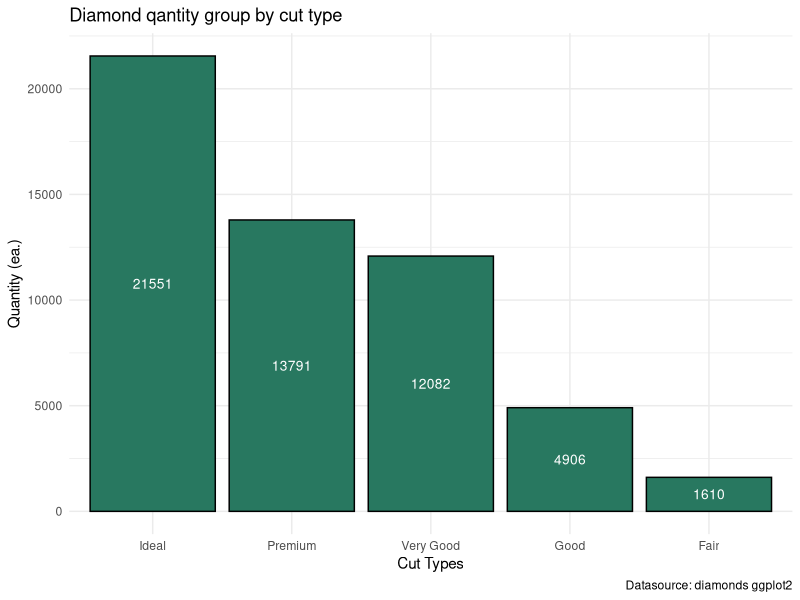
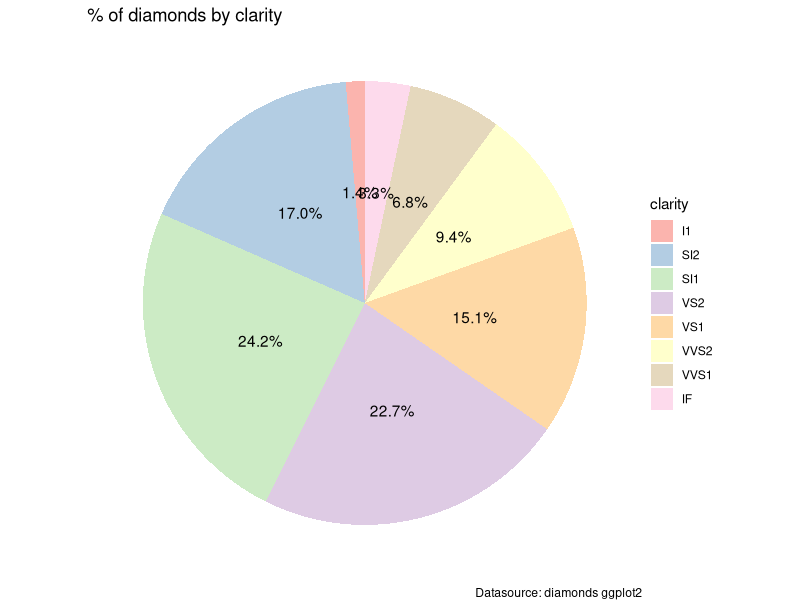
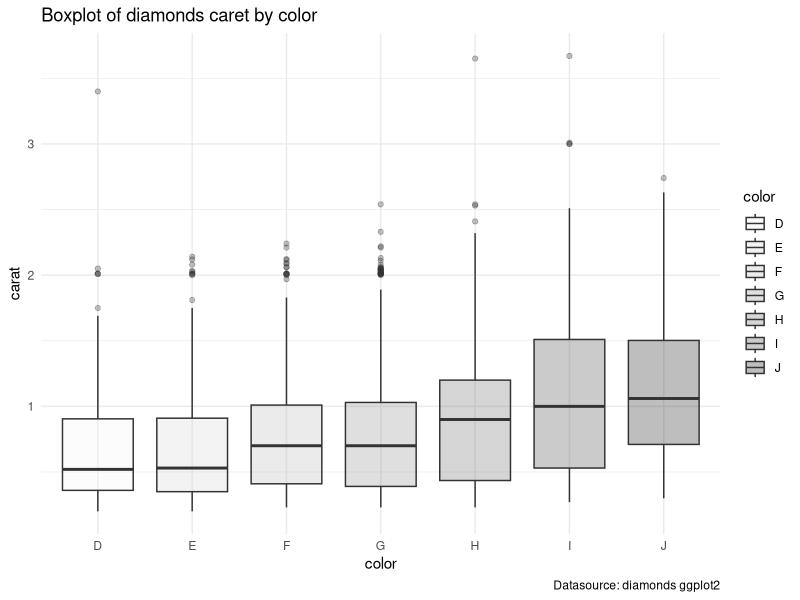
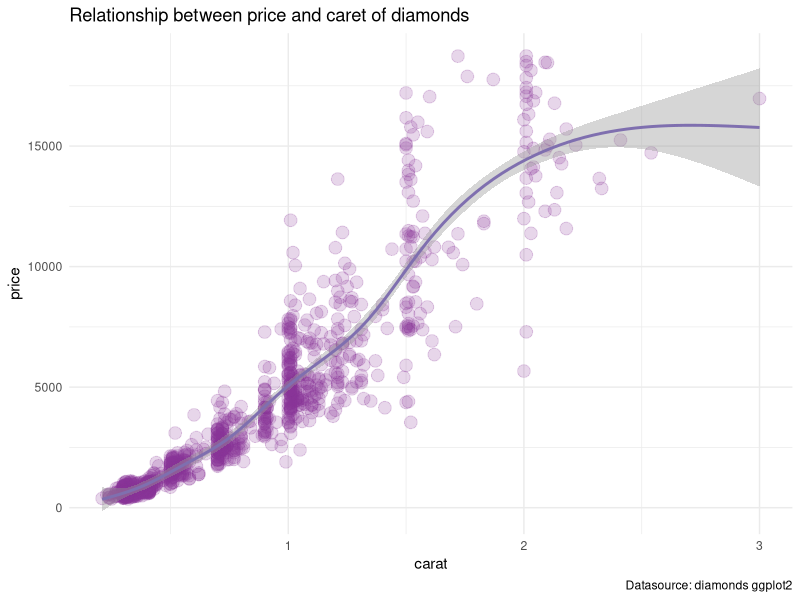
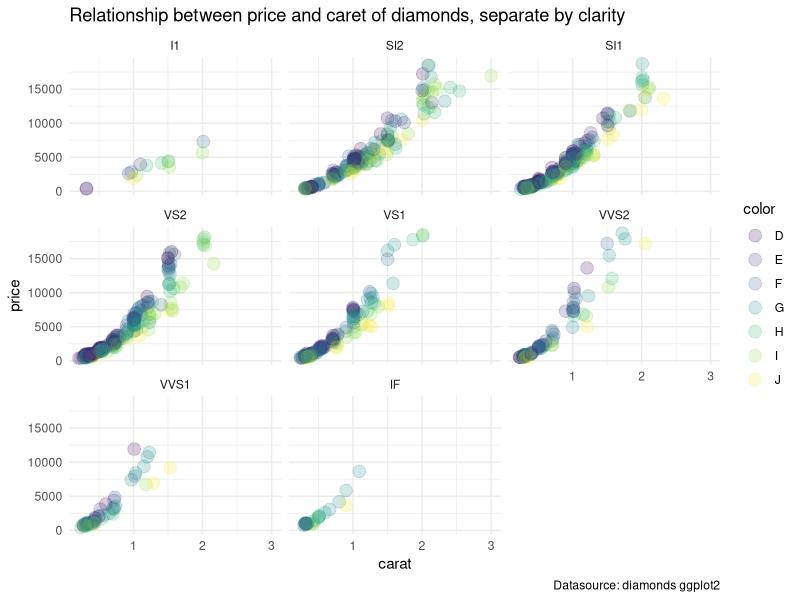

The R source for these figures, in order:
## ---- chunk 1
library (tidyverse)
library (ggplot2)
library (patchwork)
library (dplyr)
library (scales)
## ---- chunk 2
ggplot(diamonds, aes(x = fct_infreq(cut))) +
  geom_bar(stat = "count", fill = "#287860", col = "black") +
  stat_count(geom = "text", color ="white", size=3.5,
             aes(label = after_stat(count)), position=position_stack(vjust=0.5)) +
  theme_minimal() +
  labs (
    title = "Diamond qantity group by cut type",
    x = "Cut Types",
    y = "Quantity (ea.)",
    caption = "Datasource: diamonds ggplot2"
  )
## ---- chunk 3
t1 <- diamonds %>%
  group_by(clarity) %>%
  count() %>%
  ungroup() %>%
  mutate(perc = n/sum(n)) %>%
  arrange(perc) %>%
  mutate(labels = scales::percent(perc))

ggplot(t1, aes(x="", y=perc, fill=clarity)) +
  geom_col()+
  geom_text (aes (label=labels),
             position = position_stack(vjust=0.5))+
  coord_polar(theta = "y")+
  theme_void()+
  scale_fill_brewer(type="qual", palette = 4) +
  labs (
    title = "% of diamonds by clarity",
    caption = "Datasource: diamonds ggplot2"
  )
## ---- chunk 4
set.seed(07)
ggplot(diamonds %>% sample_n(5000), aes (x=color, y=carat, fill=color)) +
  geom_boxplot(alpha=0.3) +
  theme(legend.position="none") +
  scale_fill_brewer(type="seq", palette = 6) +
  theme_minimal() +
  labs (
    title = "Boxplot of diamonds caret by color",
    caption = "Datasource: diamonds ggplot2"
  )
## ---- chunk 5
set.seed(07)
ggplot(diamonds %>% sample_n(1000), aes (x=carat, y=price)) +
  geom_point(size=4, alpha=0.2, col="#883399") +
  geom_smooth(method="auto", col="#7F6FAF") +
  theme_minimal() +
  labs (
    title = "Relationship between price and caret of diamonds",
    caption = "Datasource: diamonds ggplot2"
  )
## ---- chunk 6
set.seed(07)
  ggplot(diamonds %>% sample_n(1000), mapping =aes(x=carat, y=price, col=color)) +
    geom_point(size=4, alpha=0.2) +
    scale_fill_brewer(type="qual", palette = 6) +
    facet_wrap(~clarity) +
    theme_minimal() +
    labs (
      title = "Relationship between price and caret of diamonds, separate by clarity",
      caption = "Datasource: diamonds ggplot2"
    )
